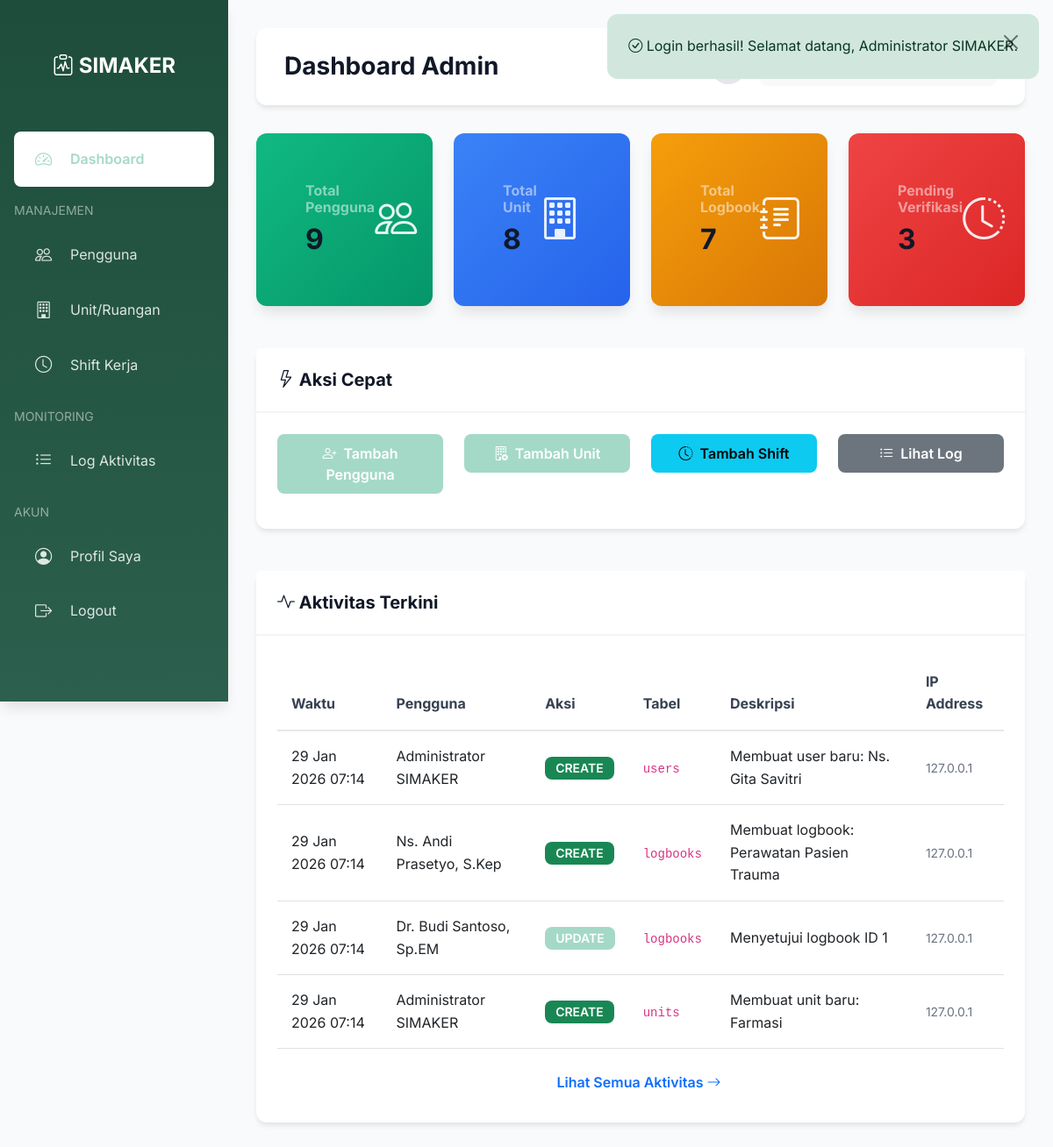
The app's page /modules/admin/dashboard.php (signed in) with its own data.
### tables this page shows
CREATE TABLE activity_logs (
    id INT AUTO_INCREMENT PRIMARY KEY,
    user_id INT NOT NULL,
    action VARCHAR(50) NOT NULL,
    table_name VARCHAR(50),
    record_id INT,
    description TEXT,
    ip_address VARCHAR(45),
    created_at TIMESTAMP DEFAULT CURRENT_TIMESTAMP,
    FOREIGN KEY (user_id) REFERENCES users(id) ON DELETE CASCADE,
    INDEX idx_user_action (user_id, action),
    INDEX idx_created_at (created_at)
);

CREATE TABLE users (
    id INT AUTO_INCREMENT PRIMARY KEY,
    username VARCHAR(50) UNIQUE NOT NULL,
    email VARCHAR(100) UNIQUE NOT NULL,
    password VARCHAR(255) NOT NULL,
    role_id INT NOT NULL,
    unit_id INT NULL,
    full_name VARCHAR(100) NOT NULL,
    phone VARCHAR(20),
    avatar VARCHAR(255) DEFAULT NULL,
    is_active BOOLEAN DEFAULT 1,
    created_at TIMESTAMP DEFAULT CURRENT_TIMESTAMP,
    updated_at TIMESTAMP DEFAULT CURRENT_TIMESTAMP ON UPDATE CURRENT_TIMESTAMP,
    FOREIGN KEY (role_id) REFERENCES roles(id) ON DELETE RESTRICT,
    FOREIGN KEY (unit_id) REFERENCES units(id) ON DELETE SET NULL
);

### includes/functions.php (called while the page is built, shortened)
<?php
require_once __DIR__ . '/security.php';
function getFlashMessage() {
    if (isset($_SESSION['flash_message'])) {
        $message = $_SESSION['flash_message'];
        $type = $_SESSION['flash_type'] ?? 'info';
        return ['message' => $message, 'type' => $type];
    }
    return null;
}
function formatDateTime($datetime, $format = 'd M Y H:i') {
    return date($format, strtotime($datetime));
}

### includes/security.php (called while the page is built, shortened)
<?php
function escapeHtml($text) {
    return htmlspecialchars($text, ENT_QUOTES, 'UTF-8');
}

### config/database.php (called while the page is built, shortened)
<?php
class Database {
    private static $instance = null;
    private $connection;
    private function __construct() {
        try {
            $dsn = "mysql:host=" . DB_HOST . ";dbname=" . DB_NAME . ";charset=" . DB_CHARSET;
            $options = [
                PDO::ATTR_ERRMODE => PDO::ERRMODE_EXCEPTION,
                PDO::ATTR_DEFAULT_FETCH_MODE => PDO::FETCH_ASSOC,
                PDO::ATTR_EMULATE_PREPARES => false,
            ];
            $this->connection = new PDO($dsn, DB_USER, DB_PASS, $options);
        } catch (PDOException $e) {
            die("Connection failed: " . $e->getMessage());
        }
    }
    public static function getInstance() {
        if (self::$instance === null) {
            self::$instance = new self();
        }
        return self::$instance;
    }
    public function getConnection() {
        return $this->connection;
    }
}
function db() {
    return Database::getInstance()->getConnection();
}
function query($sql, $params = []) {
    $db = db();
    $stmt = $db->prepare($sql);
    $stmt->execute($params);
    return $stmt;
}
function fetchAll($sql, $params = []) {
    $stmt = query($sql, $params);
    return $stmt->fetchAll();
}
function fetchOne($sql, $params = []) {
    $stmt = query($sql, $params);
    return $stmt->fetch();
}
function countRecords($table, $where = '1=1', $params = []) {
    $sql = "SELECT COUNT(*) as count FROM $table WHERE $where";
    $result = fetchOne($sql, $params);
    return $result['count'] ?? 0;
}

### includes/activity_logger.php (called while the page is built, shortened)
<?php
require_once __DIR__ . '/../config/database.php';
require_once __DIR__ . '/security.php';
function getActivityLogs($limit = 50, $userId = null, $action = null) {
    $where = [];
    $params = [];
    $whereClause = !empty($where) ? 'WHERE ' . implode(' AND ', $where) : '';
    $sql = "SELECT al.*, u.full_name, u.username
            FROM activity_logs al
            JOIN users u ON al.user_id = u.id
            $whereClause
            ORDER BY al.created_at DESC
            LIMIT :limit";
    $params['limit'] = $limit;
    return fetchAll($sql, $params);
}

### modules/admin/dashboard.php (the view, shortened to what this page needs)
<?php
$pageTitle = 'Dashboard Admin';
require_once __DIR__ . '/../../config/database.php';
require_once __DIR__ . '/../../includes/functions.php';
require_once __DIR__ . '/../../includes/activity_logger.php';
$totalUsers = countRecords('users', 'is_active = 1');
$totalUnits = countRecords('units', 'is_active = 1');
$totalLogbooks = countRecords('logbooks');
$pendingLogbooks = countRecords('logbooks', 'verification_status = :status', ['status' => 'pending']);
$recentLogs = getActivityLogs(10);
require_once __DIR__ . '/../../layouts/header.php';
require_once __DIR__ . '/../../layouts/sidebar-admin.php';
?>
<div class="row">
    <div class="col-md-3 col-sm-6 mb-4">
        <div class="card stat-card" style="background: linear-gradient(135deg, #10b981 0%, #059669 100%);">
            <div class="card-body text-white">
                <div class="d-flex justify-content-between align-items-center">
                    <div>
                        <h6 class="text-white-50 mb-2">Total Pengguna</h6>
                        <h2 class="mb-0"><?= $totalUsers ?></h2>
                    </div>
                    <div class="icon">
                        <i class="bi bi-people"></i>
                    </div>
                </div>
            </div>
        </div>
    </div>
    <div class="col-md-3 col-sm-6 mb-4">
        <div class="card stat-card" style="background: linear-gradient(135deg, #3b82f6 0%, #2563eb 100%);">
            <div class="card-body text-white">
                <div class="d-flex justify-content-between align-items-center">
                    <div>
                        <h6 class="text-white-50 mb-2">Total Unit</h6>
                        <h2 class="mb-0"><?= $totalUnits ?></h2>
                    </div>
                    <div class="icon">
                        <i class="bi bi-building"></i>
                    </div>
                </div>
            </div>
        </div>
    </div>
    <div class="col-md-3 col-sm-6 mb-4">
        <div class="card stat-card" style="background: linear-gradient(135deg, #f59e0b 0%, #d97706 100%);">
            <div class="card-body text-white">
                <div class="d-flex justify-content-between align-items-center">
                    <div>
                        <h6 class="text-white-50 mb-2">Total Logbook</h6>
                        <h2 class="mb-0"><?= $totalLogbooks ?></h2>
                    </div>
                    <div class="icon">
                        <i class="bi bi-journal-text"></i>
                    </div>
                </div>
            </div>
        </div>
    </div>
    <div class="col-md-3 col-sm-6 mb-4">
        <div class="card stat-card" style="background: linear-gradient(135deg, #ef4444 0%, #dc2626 100%);">
            <div class="card-body text-white">
                <div class="d-flex justify-content-between align-items-center">
                    <div>
                        <h6 class="text-white-50 mb-2">Pending Verifikasi</h6>
                        <h2 class="mb-0"><?= $pendingLogbooks ?></h2>
                    </div>
                    <div class="icon">
                        <i class="bi bi-clock-history"></i>
                    </div>
                </div>
            </div>
        </div>
    </div>
</div>
<div class="row mb-4">
    <div class="col-12">
        <div class="card">
            <div class="card-header">
                <h5 class="mb-0"><i class="bi bi-lightning"></i> Aksi Cepat</h5>
            </div>
            <div class="card-body">
                <div class="row">
                    <div class="col-md-3 col-sm-6 mb-3">
                        <a href="<?= APP_URL ?>/modules/admin/users/create.php" class="btn btn-emerald w-100">
                            <i class="bi bi-person-plus"></i> Tambah Pengguna
                        </a>
                    </div>
                    <div class="col-md-3 col-sm-6 mb-3">
                        <a href="<?= APP_URL ?>/modules/admin/units/create.php" class="btn btn-primary w-100">
                            <i class="bi bi-building-add"></i> Tambah Unit
                        </a>
                    </div>
                    <div class="col-md-3 col-sm-6 mb-3">
                        <a href="<?= APP_URL ?>/modules/admin/shifts/create.php" class="btn btn-info w-100">
                            <i class="bi bi-clock-history"></i> Tambah Shift
                        </a>
                    </div>
                    <div class="col-md-3 col-sm-6 mb-3">
                        <a href="<?= APP_URL ?>/modules/admin/activity-logs.php" class="btn btn-secondary w-100">
                            <i class="bi bi-list-ul"></i> Lihat Log
                        </a>
                    </div>
                </div>
            </div>
        </div>
    </div>
</div>
<div class="row">
    <div class="col-12">
        <div class="card">
            <div class="card-header">
                <h5 class="mb-0"><i class="bi bi-activity"></i> Aktivitas Terkini</h5>
            </div>
            <div class="card-body">
                <?php if (empty($recentLogs)): ?>
                    <div class="alert alert-info mb-0">
                        <i class="bi bi-info-circle"></i> Belum ada aktivitas tercatat.
                    </div>
                <?php else: ?>
                <div class="table-responsive">
                    <table class="table table-hover">
                        <thead>
                            <tr>
                                <th>Waktu</th>
                                <th>Pengguna</th>
                                <th>Aksi</th>
                                <th>Tabel</th>
                                <th>Deskripsi</th>
                                <th>IP Address</th>
                            </tr>
                        </thead>
                        <tbody>
                            <?php foreach ($recentLogs as $log): ?>
                            <tr>
                                <td><?= formatDateTime($log['created_at']) ?></td>
                                <td><?= escapeHtml($log['full_name']) ?></td>
                                <td>
                                    <span class="badge bg-<?= $log['action'] === 'CREATE' ? 'success' : ($log['action'] === 'DELETE' ? 'danger' : 'primary') ?>">
                                        <?= escapeHtml($log['action']) ?>
                                    </span>
                                </td>
                                <td><code><?= escapeHtml($log['table_name'] ?? '-') ?></code></td>
                                <td><?= escapeHtml($log['description'] ?? '-') ?></td>
                                <td><small class="text-muted"><?= escapeHtml($log['ip_address']) ?></small></td>
                            </tr>
                            <?php endforeach; ?>
                        </tbody>
                    </table>
                </div>
                <div class="text-center mt-3">
                    <a href="<?= APP_URL ?>/modules/admin/activity-logs.php" class="btn btn-outline-primary">
                        Lihat Semua Aktivitas <i class="bi bi-arrow-right"></i>
                    </a>
                </div>
                <?php endif; ?>
            </div>
        </div>
    </div>
</div>
</div>
<?php require_once __DIR__ . '/../../layouts/footer.php'; ?>

### layouts/header.php (shortened to what this page needs)
<?php
require_once __DIR__ . '/../includes/functions.php';
?>
<!DOCTYPE html>
<html lang="id">
<head>
    <link href="https://cdn.jsdelivr.net/npm/bootstrap@5.3.0/dist/css/bootstrap.min.css" rel="stylesheet">
    <link rel="stylesheet" href="https://cdn.jsdelivr.net/npm/bootstrap-icons@1.11.0/font/bootstrap-icons.css">
    <link rel="stylesheet" href="<?= ASSETS_PATH ?>/css/style.css">
    <link rel="stylesheet" href="<?= ASSETS_PATH ?>/css/dark-mode.css">
</head>
<body>
    <?php
    $flash = getFlashMessage();
    if ($flash):
    ?>
    <div class="position-fixed top-0 end-0 p-3" style="z-index: 11000">
        <div class="alert alert-<?= $flash['type'] ?> alert-dismissible fade show" role="alert">
            <i class="bi bi-<?= $flash['type'] === 'success' ? 'check-circle' : ($flash['type'] === 'danger' ? 'x-circle' : 'info-circle') ?>"></i>
            <?= escapeHtml($flash['message']) ?>
            <button type="button" class="btn-close" data-bs-dismiss="alert"></button>
        </div>
    </div>
    <?php endif; ?>

### layouts/sidebar-admin.php (shortened to what this page needs)
<?php
$currentPage = basename($_SERVER['PHP_SELF']);
?>
<div class="sidebar">
    <div class="logo">
        <i class="bi bi-clipboard-pulse"></i> SIMAKER
    </div>
    <nav class="nav flex-column">
        <a class="nav-link <?= $currentPage === 'dashboard.php' ? 'active' : '' ?>" href="<?= APP_URL ?>/modules/admin/dashboard.php">
            <i class="bi bi-speedometer2"></i> Dashboard
        </a>
        <div class="nav-section-title text-white-50 px-3 mt-3 mb-2 small">MANAJEMEN</div>
        <a class="nav-link <?= strpos($currentPage, 'users') !== false || strpos($_SERVER['PHP_SELF'], 'users') !== false ? 'active' : '' ?>" href="<?= APP_URL ?>/modules/admin/users/index.php">
            <i class="bi bi-people"></i> Pengguna
        </a>
        <a class="nav-link <?= strpos($currentPage, 'units') !== false || strpos($_SERVER['PHP_SELF'], 'units') !== false ? 'active' : '' ?>" href="<?= APP_URL ?>/modules/admin/units/index.php">
            <i class="bi bi-building"></i> Unit/Ruangan
        </a>
        <a class="nav-link <?= strpos($currentPage, 'shifts') !== false || strpos($_SERVER['PHP_SELF'], 'shifts') !== false ? 'active' : '' ?>" href="<?= APP_URL ?>/modules/admin/shifts/index.php">
            <i class="bi bi-clock"></i> Shift Kerja
        </a>
        <div class="nav-section-title text-white-50 px-3 mt-3 mb-2 small">MONITORING</div>
        <a class="nav-link <?= $currentPage === 'activity-logs.php' ? 'active' : '' ?>" href="<?= APP_URL ?>/modules/admin/activity-logs.php">
            <i class="bi bi-list-ul"></i> Log Aktivitas
        </a>
        <div class="nav-section-title text-white-50 px-3 mt-3 mb-2 small">AKUN</div>
        <a class="nav-link <?= $currentPage === 'profile.php' ? 'active' : '' ?>" href="<?= APP_URL ?>/modules/admin/profile.php">
            <i class="bi bi-person-circle"></i> Profil Saya
        </a>
        <a class="nav-link" href="<?= APP_URL ?>/logout.php">
            <i class="bi bi-box-arrow-right"></i> Logout
        </a>
    </nav>
</div>
<div class="main-content">
    <div class="top-navbar">
        <h1 class="page-title"><?= isset($pageTitle) ? escapeHtml($pageTitle) : 'Dashboard' ?></h1>
        <div class="navbar-actions">
            <div class="dropdown">
                <button class="btn notification-bell" id="notificationBell" data-bs-toggle="dropdown">
                </button>
            </div>
            <button class="dark-mode-toggle" id="darkModeToggle">
            </button>
            <div class="dropdown">
                <button class="btn btn-light dropdown-toggle" type="button" data-bs-toggle="dropdown">
                </button>
            </div>
        </div>
    </div>

### layouts/footer.php (shortened to what this page needs)
</body>
</html>

### assets/css/dark-mode.css (style rules this page uses)
body, .card, .table-container, .form-control, .form-select, .btn, .top-navbar { transition: background-color 0.3s ease, color 0.3s ease, border-color 0.3s ease; }

### records on screen
activity_logs: created_at "29 Jan 2026 07:14", user.full_name "Administrator SIMAKER", action "CREATE", table_name "users", description "Membuat user baru: Ns. Gita Savitri", ip_address "127.0.0.1"
activity_logs: created_at "29 Jan 2026 07:14", user.full_name "Ns. Andi Prasetyo, S.Kep", action "CREATE", table_name "logbooks", description "Membuat logbook: Perawatan Pasien Trauma", ip_address "127.0.0.1"
activity_logs: created_at "29 Jan 2026 07:14", user.full_name "Dr. Budi Santoso, Sp.EM", action "UPDATE", table_name "logbooks", description "Menyetujui logbook ID 1", ip_address "127.0.0.1"
activity_logs: created_at "29 Jan 2026 07:14", user.full_name "Administrator SIMAKER", action "CREATE", table_name "units", description "Membuat unit baru: Farmasi", ip_address "127.0.0.1"

### other values on screen
escapeHtml($flash['message']) "Login berhasil! Selamat datang, Administrator SIMAKER."
escapeHtml($pageTitle) "Dashboard Admin"
$totalUsers "9"
$totalUnits "8"
$totalLogbooks "7"
$pendingLogbooks "3"
